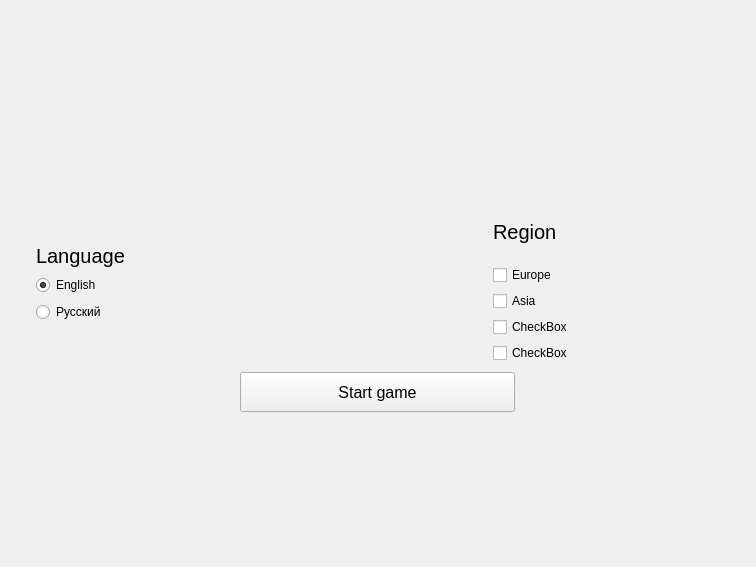
<?xml version="1.0" encoding="UTF-8"?>
<ui version="4.0">
 <class>MainWindow</class>
 <widget class="QMainWindow" name="MainWindow">
  <property name="enabled">
   <bool>true</bool>
  </property>
  <property name="geometry">
   <rect>
    <x>0</x>
    <y>0</y>
    <width>756</width>
    <height>567</height>
   </rect>
  </property>
  <property name="sizePolicy">
   <sizepolicy hsizetype="Expanding" vsizetype="Expanding">
    <horstretch>1</horstretch>
    <verstretch>1</verstretch>
   </sizepolicy>
  </property>
  <property name="minimumSize">
   <size>
    <width>550</width>
    <height>550</height>
   </size>
  </property>
  <property name="sizeIncrement">
   <size>
    <width>8</width>
    <height>8</height>
   </size>
  </property>
  <property name="windowTitle">
   <string>MainWindow</string>
  </property>
  <widget class="QWidget" name="centralwidget">
   <property name="sizePolicy">
    <sizepolicy hsizetype="Expanding" vsizetype="Expanding">
     <horstretch>0</horstretch>
     <verstretch>0</verstretch>
    </sizepolicy>
   </property>
   <property name="minimumSize">
    <size>
     <width>300</width>
     <height>300</height>
    </size>
   </property>
   <property name="layoutDirection">
    <enum>Qt::LeftToRight</enum>
   </property>
   <layout class="QVBoxLayout" name="verticalLayout_5">
    <item>
     <widget class="QStackedWidget" name="stackedWidget">
      <property name="sizePolicy">
       <sizepolicy hsizetype="Expanding" vsizetype="Expanding">
        <horstretch>0</horstretch>
        <verstretch>0</verstretch>
       </sizepolicy>
      </property>
      <property name="minimumSize">
       <size>
        <width>300</width>
        <height>300</height>
       </size>
      </property>
      <property name="contextMenuPolicy">
       <enum>Qt::NoContextMenu</enum>
      </property>
      <property name="currentIndex">
       <number>0</number>
      </property>
      <widget class="QWidget" name="start_and_win_page">
       <property name="sizePolicy">
        <sizepolicy hsizetype="Expanding" vsizetype="Expanding">
         <horstretch>0</horstretch>
         <verstretch>0</verstretch>
        </sizepolicy>
       </property>
       <layout class="QVBoxLayout" name="verticalLayout_4">
        <item>
         <layout class="QVBoxLayout" name="verticalLayout_3" stretch="0,0,0">
          <property name="spacing">
           <number>0</number>
          </property>
          <property name="sizeConstraint">
           <enum>QLayout::SetDefaultConstraint</enum>
          </property>
          <property name="leftMargin">
           <number>0</number>
          </property>
          <property name="topMargin">
           <number>0</number>
          </property>
          <property name="rightMargin">
           <number>0</number>
          </property>
          <property name="bottomMargin">
           <number>0</number>
          </property>
          <item alignment="Qt::AlignBottom">
           <widget class="QLabel" name="Win_message">
            <property name="sizePolicy">
             <sizepolicy hsizetype="Expanding" vsizetype="Expanding">
              <horstretch>1</horstretch>
              <verstretch>1</verstretch>
             </sizepolicy>
            </property>
            <property name="minimumSize">
             <size>
              <width>275</width>
              <height>40</height>
             </size>
            </property>
            <property name="sizeIncrement">
             <size>
              <width>0</width>
              <height>0</height>
             </size>
            </property>
            <property name="font">
             <font>
              <pointsize>15</pointsize>
              <stylestrategy>PreferDefault</stylestrategy>
             </font>
            </property>
            <property name="cursor">
             <cursorShape>ArrowCursor</cursorShape>
            </property>
            <property name="mouseTracking">
             <bool>false</bool>
            </property>
            <property name="autoFillBackground">
             <bool>false</bool>
            </property>
            <property name="frameShape">
             <enum>QFrame::NoFrame</enum>
            </property>
            <property name="frameShadow">
             <enum>QFrame::Plain</enum>
            </property>
            <property name="text">
             <string/>
            </property>
            <property name="scaledContents">
             <bool>true</bool>
            </property>
            <property name="alignment">
             <set>Qt::AlignCenter</set>
            </property>
           </widget>
          </item>
          <item>
           <widget class="QWidget" name="Settings_field" native="true">
            <property name="sizePolicy">
             <sizepolicy hsizetype="Expanding" vsizetype="Expanding">
              <horstretch>1</horstretch>
              <verstretch>1</verstretch>
             </sizepolicy>
            </property>
            <property name="minimumSize">
             <size>
              <width>0</width>
              <height>100</height>
             </size>
            </property>
            <layout class="QHBoxLayout" name="horizontalLayout_2">
             <property name="spacing">
              <number>0</number>
             </property>
             <property name="sizeConstraint">
              <enum>QLayout::SetDefaultConstraint</enum>
             </property>
             <property name="topMargin">
              <number>0</number>
             </property>
             <property name="rightMargin">
              <number>0</number>
             </property>
             <property name="bottomMargin">
              <number>0</number>
             </property>
             <item>
              <widget class="QFrame" name="Language_selector">
               <property name="minimumSize">
                <size>
                 <width>0</width>
                 <height>50</height>
                </size>
               </property>
               <layout class="QVBoxLayout" name="verticalLayout_6">
                <property name="spacing">
                 <number>7</number>
                </property>
                <property name="sizeConstraint">
                 <enum>QLayout::SetFixedSize</enum>
                </property>
                <property name="topMargin">
                 <number>0</number>
                </property>
                <property name="bottomMargin">
                 <number>0</number>
                </property>
                <item alignment="Qt::AlignTop">
                 <widget class="QLabel" name="LG_select_lb">
                  <property name="sizePolicy">
                   <sizepolicy hsizetype="Preferred" vsizetype="Preferred">
                    <horstretch>1</horstretch>
                    <verstretch>1</verstretch>
                   </sizepolicy>
                  </property>
                  <property name="font">
                   <font>
                    <pointsize>15</pointsize>
                   </font>
                  </property>
                  <property name="text">
                   <string>Language</string>
                  </property>
                 </widget>
                </item>
                <item>
                 <widget class="QRadioButton" name="LG_select_EN">
                  <property name="sizePolicy">
                   <sizepolicy hsizetype="Preferred" vsizetype="Preferred">
                    <horstretch>1</horstretch>
                    <verstretch>2</verstretch>
                   </sizepolicy>
                  </property>
                  <property name="text">
                   <string>English</string>
                  </property>
                  <property name="checked">
                   <bool>true</bool>
                  </property>
                 </widget>
                </item>
                <item>
                 <widget class="QRadioButton" name="LG_select_RU">
                  <property name="sizePolicy">
                   <sizepolicy hsizetype="Preferred" vsizetype="Preferred">
                    <horstretch>1</horstretch>
                    <verstretch>2</verstretch>
                   </sizepolicy>
                  </property>
                  <property name="text">
                   <string>Русский</string>
                  </property>
                 </widget>
                </item>
               </layout>
              </widget>
             </item>
             <item>
              <spacer name="horizontalSpacer">
               <property name="orientation">
                <enum>Qt::Horizontal</enum>
               </property>
               <property name="sizeType">
                <enum>QSizePolicy::Preferred</enum>
               </property>
               <property name="sizeHint" stdset="0">
                <size>
                 <width>200</width>
                 <height>20</height>
                </size>
               </property>
              </spacer>
             </item>
             <item alignment="Qt::AlignHCenter">
              <widget class="QWidget" name="horizontalWidget" native="true">
               <layout class="QHBoxLayout" name="horizontalLayout_3">
                <item alignment="Qt::AlignLeft">
                 <widget class="QWidget" name="widget_2" native="true">
                  <layout class="QVBoxLayout" name="verticalLayout_7">
                   <property name="topMargin">
                    <number>0</number>
                   </property>
                   <property name="bottomMargin">
                    <number>0</number>
                   </property>
                   <item>
                    <widget class="QLabel" name="Reg_select_lb">
                     <property name="font">
                      <font>
                       <pointsize>15</pointsize>
                      </font>
                     </property>
                     <property name="text">
                      <string>Region</string>
                     </property>
                    </widget>
                   </item>
                   <item>
                    <widget class="QCheckBox" name="Reg_EU_box">
                     <property name="text">
                      <string>Europe</string>
                     </property>
                    </widget>
                   </item>
                   <item>
                    <widget class="QCheckBox" name="Reg_AS_box">
                     <property name="text">
                      <string>Asia</string>
                     </property>
                    </widget>
                   </item>
                   <item>
                    <widget class="QCheckBox" name="checkBox_2">
                     <property name="text">
                      <string>CheckBox</string>
                     </property>
                    </widget>
                   </item>
                   <item>
                    <widget class="QCheckBox" name="checkBox">
                     <property name="text">
                      <string>CheckBox</string>
                     </property>
                    </widget>
                   </item>
                  </layout>
                 </widget>
                </item>
                <item>
                 <widget class="QWidget" name="widget" native="true"/>
                </item>
               </layout>
              </widget>
             </item>
            </layout>
           </widget>
          </item>
          <item alignment="Qt::AlignHCenter|Qt::AlignTop">
           <widget class="QPushButton" name="Start_Button">
            <property name="enabled">
             <bool>true</bool>
            </property>
            <property name="sizePolicy">
             <sizepolicy hsizetype="Expanding" vsizetype="Expanding">
              <horstretch>1</horstretch>
              <verstretch>1</verstretch>
             </sizepolicy>
            </property>
            <property name="minimumSize">
             <size>
              <width>275</width>
              <height>40</height>
             </size>
            </property>
            <property name="sizeIncrement">
             <size>
              <width>1</width>
              <height>1</height>
             </size>
            </property>
            <property name="baseSize">
             <size>
              <width>0</width>
              <height>0</height>
             </size>
            </property>
            <property name="font">
             <font>
              <pointsize>12</pointsize>
             </font>
            </property>
            <property name="layoutDirection">
             <enum>Qt::LeftToRight</enum>
            </property>
            <property name="autoFillBackground">
             <bool>false</bool>
            </property>
            <property name="text">
             <string>Start game</string>
            </property>
            <property name="autoDefault">
             <bool>false</bool>
            </property>
            <property name="default">
             <bool>false</bool>
            </property>
            <property name="flat">
             <bool>false</bool>
            </property>
           </widget>
          </item>
         </layout>
        </item>
       </layout>
      </widget>
      <widget class="QWidget" name="game_page">
       <property name="sizePolicy">
        <sizepolicy hsizetype="Expanding" vsizetype="Expanding">
         <horstretch>0</horstretch>
         <verstretch>0</verstretch>
        </sizepolicy>
       </property>
       <layout class="QVBoxLayout" name="verticalLayout_2">
        <item>
         <widget class="QFrame" name="frame_everything">
          <property name="enabled">
           <bool>true</bool>
          </property>
          <property name="sizePolicy">
           <sizepolicy hsizetype="Expanding" vsizetype="Expanding">
            <horstretch>0</horstretch>
            <verstretch>0</verstretch>
           </sizepolicy>
          </property>
          <property name="font">
           <font>
            <pointsize>7</pointsize>
           </font>
          </property>
          <property name="frameShape">
           <enum>QFrame::NoFrame</enum>
          </property>
          <property name="frameShadow">
           <enum>QFrame::Raised</enum>
          </property>
          <layout class="QVBoxLayout" name="verticalLayout_10">
           <property name="leftMargin">
            <number>12</number>
           </property>
           <property name="bottomMargin">
            <number>18</number>
           </property>
           <item>
            <layout class="QHBoxLayout" name="horizontalLayout">
             <property name="spacing">
              <number>12</number>
             </property>
             <property name="topMargin">
              <number>0</number>
             </property>
             <property name="bottomMargin">
              <number>0</number>
             </property>
             <item alignment="Qt::AlignHCenter">
              <widget class="QLabel" name="quest_label">
               <property name="enabled">
                <bool>true</bool>
               </property>
               <property name="sizePolicy">
                <sizepolicy hsizetype="Expanding" vsizetype="Expanding">
                 <horstretch>1</horstretch>
                 <verstretch>0</verstretch>
                </sizepolicy>
               </property>
               <property name="minimumSize">
                <size>
                 <width>0</width>
                 <height>0</height>
                </size>
               </property>
               <property name="font">
                <font>
                 <family>MS Sans Serif</family>
                 <pointsize>15</pointsize>
                 <weight>75</weight>
                 <bold>true</bold>
                </font>
               </property>
               <property name="text">
                <string>TextLabel</string>
               </property>
              </widget>
             </item>
             <item>
              <widget class="QLabel" name="Score_label">
               <property name="enabled">
                <bool>true</bool>
               </property>
               <property name="sizePolicy">
                <sizepolicy hsizetype="Expanding" vsizetype="Expanding">
                 <horstretch>1</horstretch>
                 <verstretch>0</verstretch>
                </sizepolicy>
               </property>
               <property name="font">
                <font>
                 <pointsize>18</pointsize>
                </font>
               </property>
               <property name="text">
                <string>Score: </string>
               </property>
              </widget>
             </item>
            </layout>
           </item>
           <item>
            <widget class="QFrame" name="Answer_buttons">
             <property name="sizePolicy">
              <sizepolicy hsizetype="Expanding" vsizetype="Expanding">
               <horstretch>3</horstretch>
               <verstretch>0</verstretch>
              </sizepolicy>
             </property>
             <property name="sizeIncrement">
              <size>
               <width>1</width>
               <height>1</height>
              </size>
             </property>
             <property name="font">
              <font>
               <pointsize>10</pointsize>
              </font>
             </property>
             <widget class="QWidget" name="verticalLayoutWidget">
              <property name="geometry">
               <rect>
                <x>20</x>
                <y>20</y>
                <width>161</width>
                <height>221</height>
               </rect>
              </property>
              <layout class="QVBoxLayout" name="verticalLayout">
               <property name="topMargin">
                <number>3</number>
               </property>
               <property name="bottomMargin">
                <number>15</number>
               </property>
               <item>
                <widget class="QPushButton" name="Var3">
                 <property name="enabled">
                  <bool>true</bool>
                 </property>
                 <property name="sizePolicy">
                  <sizepolicy hsizetype="Expanding" vsizetype="Expanding">
                   <horstretch>0</horstretch>
                   <verstretch>0</verstretch>
                  </sizepolicy>
                 </property>
                 <property name="text">
                  <string>PushButton</string>
                 </property>
                </widget>
               </item>
               <item>
                <widget class="QPushButton" name="Var4">
                 <property name="sizePolicy">
                  <sizepolicy hsizetype="Expanding" vsizetype="Expanding">
                   <horstretch>0</horstretch>
                   <verstretch>0</verstretch>
                  </sizepolicy>
                 </property>
                 <property name="text">
                  <string>PushButton</string>
                 </property>
                </widget>
               </item>
               <item>
                <widget class="QPushButton" name="Var2">
                 <property name="enabled">
                  <bool>true</bool>
                 </property>
                 <property name="sizePolicy">
                  <sizepolicy hsizetype="Expanding" vsizetype="Expanding">
                   <horstretch>0</horstretch>
                   <verstretch>0</verstretch>
                  </sizepolicy>
                 </property>
                 <property name="text">
                  <string>PushButton</string>
                 </property>
                </widget>
               </item>
               <item>
                <widget class="QPushButton" name="Var1">
                 <property name="sizePolicy">
                  <sizepolicy hsizetype="Expanding" vsizetype="Expanding">
                   <horstretch>0</horstretch>
                   <verstretch>0</verstretch>
                  </sizepolicy>
                 </property>
                 <property name="text">
                  <string>PushButton</string>
                 </property>
                </widget>
               </item>
              </layout>
             </widget>
            </widget>
           </item>
          </layout>
         </widget>
        </item>
       </layout>
      </widget>
     </widget>
    </item>
   </layout>
  </widget>
 </widget>
 <resources/>
 <connections/>
</ui>
